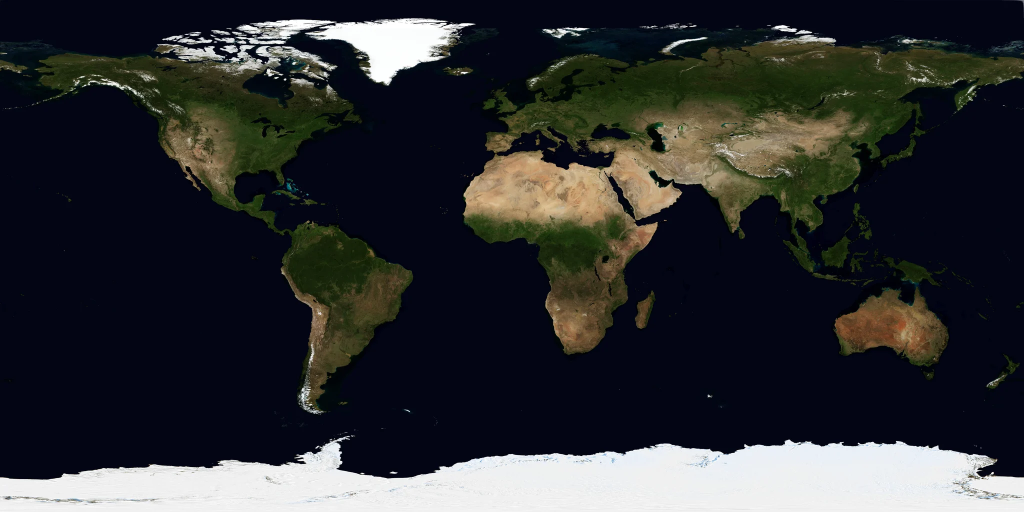
#> input picture cw-deploys/art/globe/blue-marble-july-2048.webp, 2048 x 1024 px, found by its file name (shown at 1/2 size)
$ python build-lakes.py
#> lines starting #> are read from the running program, lines starting #| are printed output that depends on the picture; after the words box and inside, x2 and y2 are one past the last pixel; in counts of white or black regions, pixels touching at a corner belong together
"""build-lakes.py — the Time lab bench, step 12d (25 Nov 2026).

Today's lakes in the picture's own water, for earth.js's closeLakes: art/globe/lakes.png, 2,048 x 1,024, today's
longitude and latitude (north up), 255 where a lake is. earth.js's sea masks find water by colour in Blue Marble
(and in the old ground, for ?ground=old; and in the 8,192 picture, which the land reads at full tier), so today's lakes ride the pieces back in time and show as sea on Pangaea.

A lake: water in either picture where ETOPO's floor (art/maps/world-tiles level 3, '0 is land or water not joined
to the ocean') is 0, with no ocean floor within NEAR pixels (about 60 km), so no coast is touched. Widened by GROW
pixels so the finer picture the land reads close in is covered too (the widening falls on land). The Black Sea is
left out: ETOPO does not join it to the ocean at the Bosporus, which is narrower than its cells, and it is sea.
Antarctica's blue ice reads as water in the picture too, and is closed with the lakes (Michael, 25 Nov; until then
everything south of 60 S was left out).

Run from cw-deploys/:  python3 -I ../CWVault/claude/Time-Lab-Bench-12d-Nov25/build-lakes.py
"""
import json
import numpy as np
from PIL import Image
from scipy import ndimage

W, H, NEAR, GROW = 2048, 1024, 3, 2
BLACK_SEA = (27.0, 42.0, 40.2, 47.5)   # lon from, lon to, lat from, lat to (with the Sea of Azov and the Marmara)

def rgb(path, mul=None):
#> called with path = 'art/globe/blue-marble-july-2048.webp'
    a = np.asarray(Image.open(path).convert('RGB').resize((W, H), Image.BILINEAR)).astype(float)
    if mul is not None:
        a = a * np.asarray(Image.open(mul).convert('RGB').resize((W, H), Image.BILINEAR)).astype(float) / 255
    return a[..., 0], a[..., 1], a[..., 2]

def water(path, blue, mul=None):   # earth.js's buildMask
    r, g, b = rgb(path, mul)
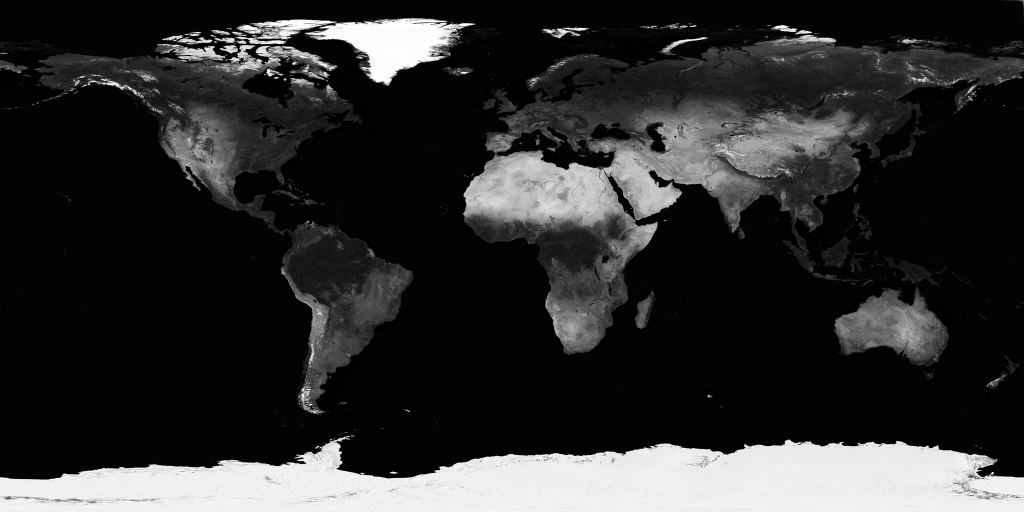
#> r: shape (1024, 2048) float64 (shown at 1/2 size); min 0, max 255, mean 47.1
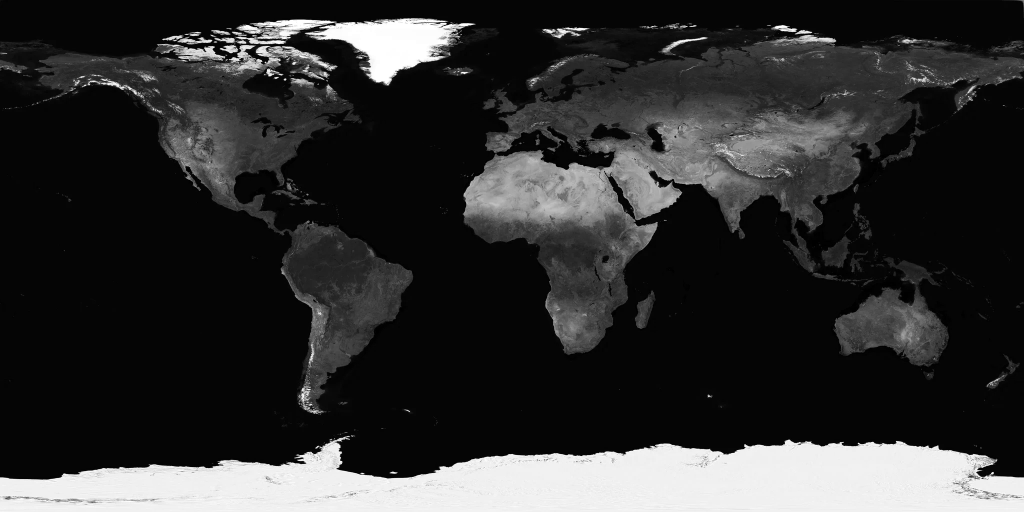
#> g: shape (1024, 2048) float64 (shown at 1/2 size); min 0, max 255, mean 48.7
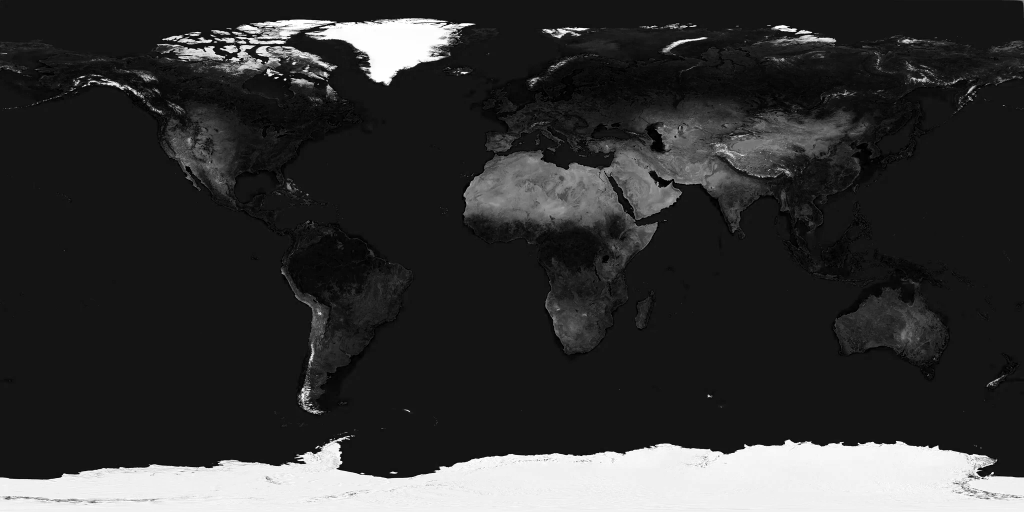
#> b: shape (1024, 2048) float64 (shown at 1/2 size); min 0, max 255, mean 51.1
    sea = (b > r * 1.2) & (b > g)
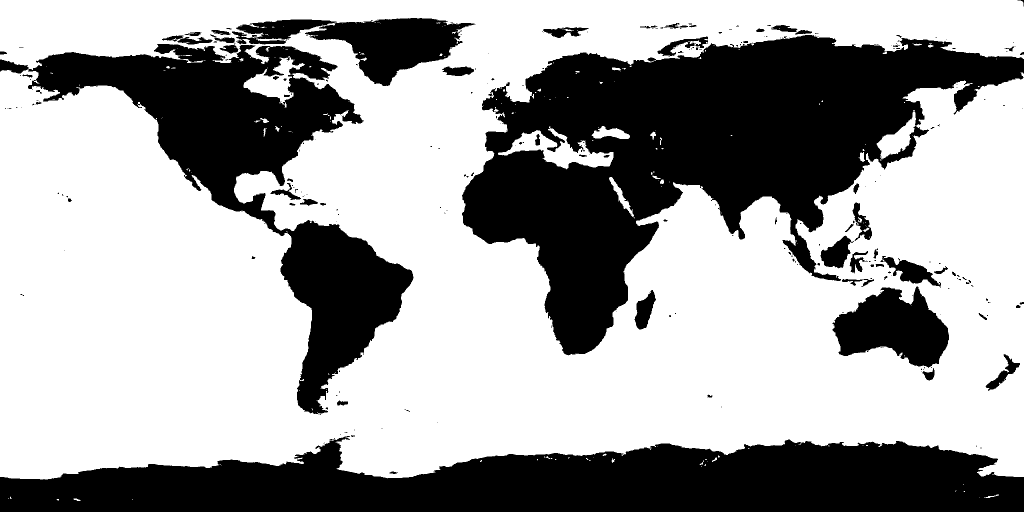
#> sea: shape (1024, 2048) bool (shown at 1/2 size); 63.8% white; 280 black regions (202 under 20 px), largest, box (x1, y1, x2, y2) and area: (924, 70, 2048, 711) 314849, (0, 872, 2048, 1024) 217916, (0, 88, 827, 829) 154153
    return sea | ((r + g + b < 70) & (b >= r)) if blue else sea
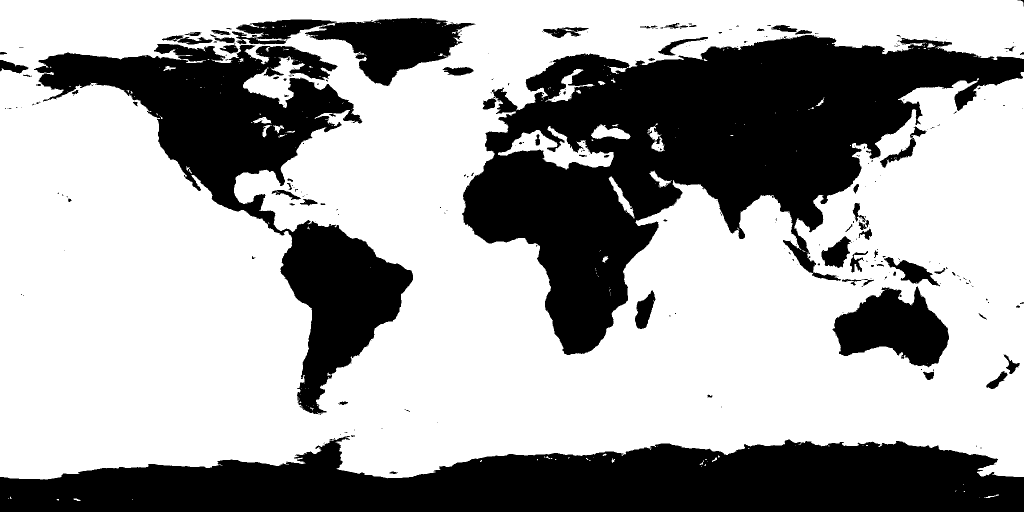
#> returned value: shape (1024, 2048) bool (shown at 1/2 size); 64.9% white; 305 black regions (224 under 20 px), largest, box (x1, y1, x2, y2) and area: (924, 70, 2048, 710) 301010, (0, 872, 2048, 1024) 217831, (68, 88, 826, 829) 146559

pic = water('art/globe/blue-marble-july-2048.webp', True) | water('art/maps/world.webp', False, 'art/maps/world-vegetation.webp')
#> (the run stopped early here; a loop or call above may not have finished)

$ run again, with cw-deploys/art/globe/blue-marble-sea-july-2048.webp copied over cw-deploys/art/globe/blue-marble-july-2048.webp
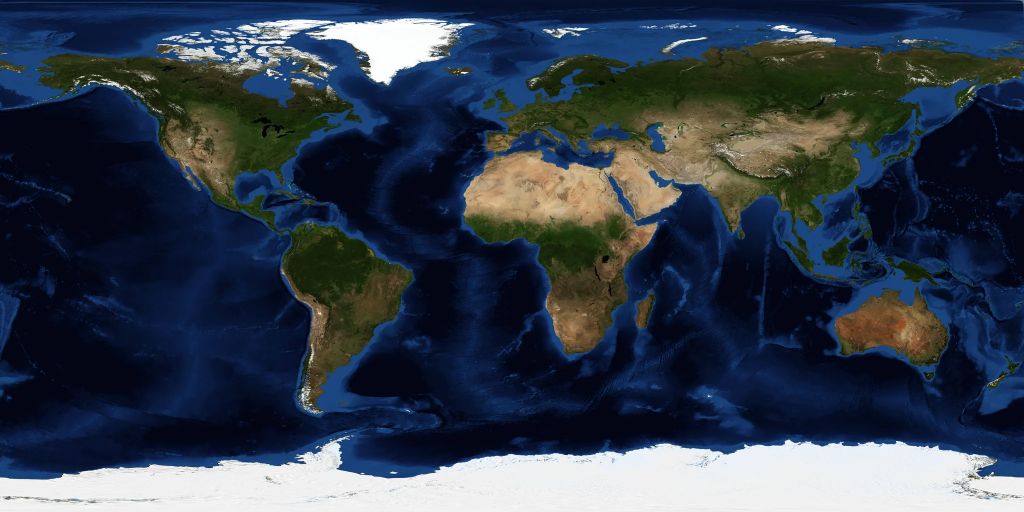
#> input picture cw-deploys/art/globe/blue-marble-sea-july-2048.webp, 2048 x 1024 px, found by its file name (shown at 1/2 size)
#> in water, `r, g, b = rgb(path, mul)`:
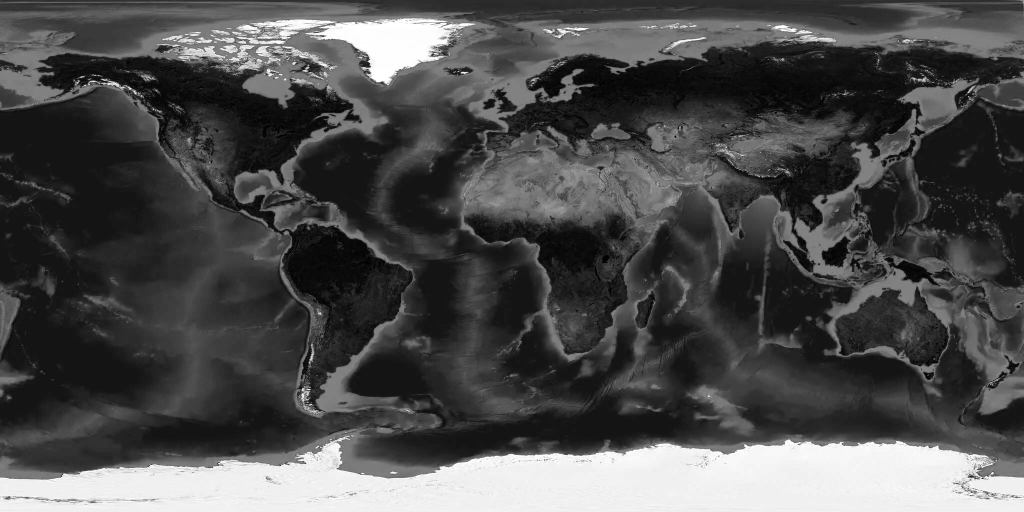
#> b: shape (1024, 2048) float64 (shown at 1/2 size); min 0, max 255, mean 76.6
#> in water, `sea = (b > r * 1.2) & (b > g)`:
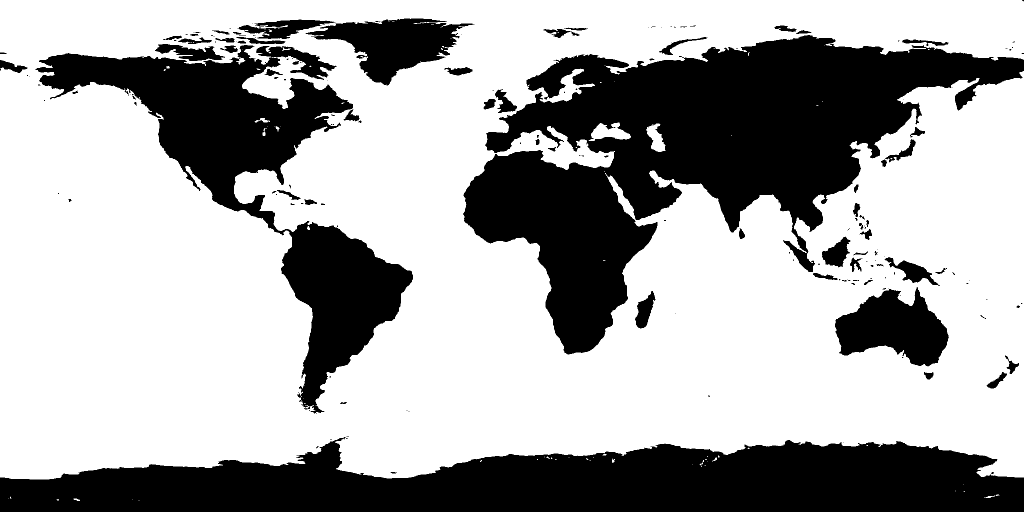
#> sea: shape (1024, 2048) bool (shown at 1/2 size); 66.1% white; 182 black regions (109 under 20 px), largest, box (x1, y1, x2, y2) and area: (926, 70, 2048, 709) 289949, (0, 874, 2048, 1024) 215906, (71, 90, 826, 827) 137475
